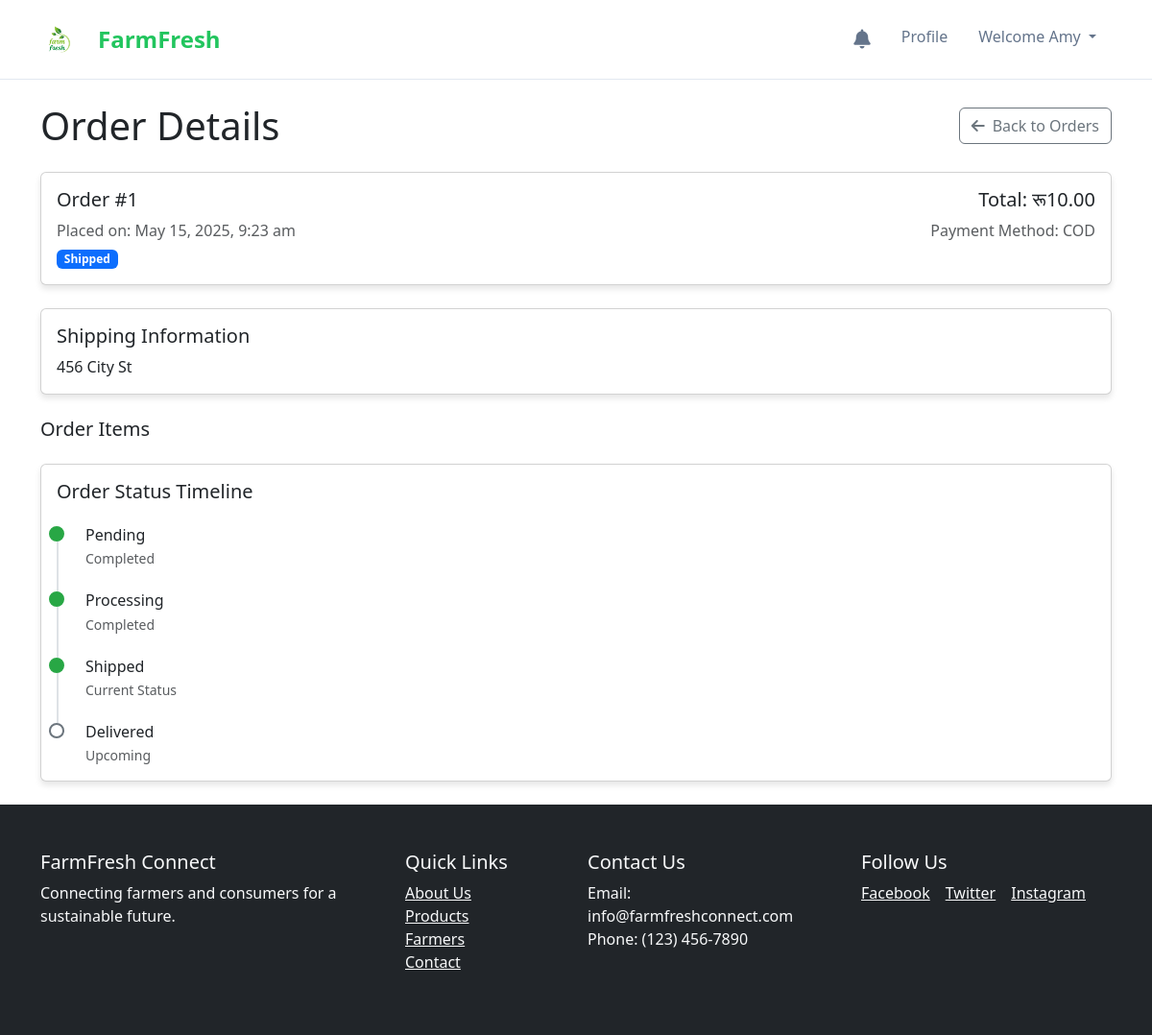
The page /consumer/order_details.php?id=1 (signed in) on the database its author committed.
### tables this page shows
CREATE TABLE `orders` (
  `order_id` int(11) NOT NULL,
  `consumer_id` int(11) DEFAULT NULL,
  `total_amount` decimal(10,2) DEFAULT NULL,
  `status` enum('pending','processing','shipped','delivered','canceled') DEFAULT 'pending',
  `order_date` datetime DEFAULT current_timestamp(),
  `shipping_address` varchar(255) DEFAULT NULL,
  `shipping_city` varchar(100) DEFAULT NULL,
  `shipping_state` varchar(100) DEFAULT NULL,
  `shipping_zipcode` varchar(20) DEFAULT NULL,
  `payment_method` varchar(50) DEFAULT NULL,
  `transaction_id` varchar(100) DEFAULT NULL,
  `updated_at` datetime DEFAULT current_timestamp() ON UPDATE current_timestamp()
);

### consumer/order_details.php (the view, shortened to what this page needs)
<?php
include '../config/db.php';
$consumer_id = $_SESSION['user_id'];
$order_id = $_GET['id'];
$order_query = "SELECT o.* FROM orders o
               WHERE o.order_id = $order_id AND o.consumer_id = $consumer_id";
$order_result = mysqli_query($dbconn, $order_query);
$order = mysqli_fetch_assoc($order_result);
$status_query = "SELECT * FROM order_status_history
                WHERE order_id = $order_id
                ORDER BY created_at ASC";
$status_result = mysqli_query($dbconn, $status_query);
?>
<!DOCTYPE html>
<html lang="en">
<head>
    <link href="https://cdn.jsdelivr.net/npm/bootstrap@5.1.3/dist/css/bootstrap.min.css" rel="stylesheet">
    <link rel="stylesheet" href="https://cdnjs.cloudflare.com/ajax/libs/font-awesome/6.0.0/css/all.min.css">
    <link rel="stylesheet" href="../assets/css/style.css">
</head>
<body>
    <?php include '../includes/navbar.php'; ?>
    <div class="container py-4">
        <div class="d-flex justify-content-between align-items-center mb-4">
            <h1 class="mb-0">Order Details</h1>
            <a href="orders.php" class="btn btn-outline-secondary">
                <i class="fas fa-arrow-left me-2"></i>Back to Orders
            </a>
        </div>
        <div class="card order-card mb-4">
            <div class="card-body">
                <div class="row">
                    <div class="col-md-6">
                        <h5 class="card-title">Order #<?php echo $order['order_id']; ?></h5>
                        <p class="text-muted mb-1">Placed on: <?php echo date('F j, Y, g:i a', strtotime($order['order_date'])); ?></p>
                        <p class="mb-0">
                            <span class="badge bg-<?php
                                switch($order['status']) {
                                    case 'shipped': echo 'primary'; break;
                                }
                            ?> status-badge">
                                <?php echo ucfirst($order['status']); ?>
                            </span>
                        </p>
                    </div>
                    <div class="col-md-6 text-md-end">
                        <h5 class="card-title">Total: रू<?php echo number_format($order['total_amount'], 2); ?></h5>
                        <p class="text-muted mb-1">Payment Method: <?php echo ucfirst($order['payment_method']); ?></p>
                    </div>
                </div>
            </div>
        </div>
        <div class="card order-card mb-4">
            <div class="card-body">
                <h5 class="card-title">Shipping Information</h5>
                <p class="mb-0"><?php echo nl2br(htmlspecialchars($order['shipping_address'])); ?></p>
            </div>
        </div>
        <h5 class="mb-3">Order Items</h5>
        <div class="card order-card mt-4">
            <div class="card-body">
                <h5 class="card-title mb-4">Order Status Timeline</h5>
                <div class="timeline">
                    <?php
                    $statuses = ['pending', 'processing', 'shipped', 'delivered'];
                    $current_status_index = array_search($order['status'], $statuses);
                    if (mysqli_num_rows($status_result) > 0) {
                        while ($status = mysqli_fetch_assoc($status_result)) {
                            $is_active = ($status['status'] == $order['status']);
                            ?>
                            <div class="timeline-item">
                                <div class="timeline-badge <?php echo $is_active ? 'active' : ''; ?>"></div>
                                <h6 class="mb-1"><?php echo ucfirst($status['status']); ?></h6>
                                <p class="text-muted small mb-0"><?php echo date('F j, Y, g:i a', strtotime($status['created_at'])); ?></p>
                                <?php if (!empty($status['notes'])): ?>
                                    <p class="mb-0 mt-2"><?php echo htmlspecialchars($status['notes']); ?></p>
                                <?php endif; ?>
                            </div>
                            <?php
                        }
                    } else {
                        foreach ($statuses as $index => $status) {
                            $is_active = ($index <= $current_status_index);
                            $is_current = ($status == $order['status']);
                            if ($is_active || $index <= $current_status_index + 1) {
                                ?>
                                <div class="timeline-item">
                                    <div class="timeline-badge <?php echo $is_active ? 'active' : ''; ?>"></div>
                                    <h6 class="mb-1"><?php echo ucfirst($status); ?></h6>
                                    <?php if ($is_current): ?>
                                        <p class="text-muted small mb-0">Current Status</p>
                                    <?php elseif ($is_active): ?>
                                        <p class="text-muted small mb-0">Completed</p>
                                    <?php else: ?>
                                        <p class="text-muted small mb-0">Upcoming</p>
                                    <?php endif; ?>
                                </div>
                                <?php
                            }
                        }
                    }
                    ?>
                </div>
            </div>
        </div>
    </div>
    <?php include '../includes/footer.php'; ?>
</body>
</html>

### assets/css/style.css (style rules this page uses)
body { font-family: 'Open Sans', sans-serif; }
body { font-family: 'Segoe UI', Tahoma, Geneva, Verdana, sans-serif; padding-top: 70px; color: #333; }

### consumer/order_details.php (style rules this page uses)
body { font-family: 'Open Sans', sans-serif; background-color: #f8f9fa; }
.order-card { border-radius: 10px; box-shadow: 0 4px 6px rgba(0,0,0,0.1); }
.status-badge { font-size: 0.8rem; padding: 0.4rem 0.8rem; border-radius: 50px; }
.timeline { position: relative; padding-left: 30px; }
.timeline-item { position: relative; padding-bottom: 1.5rem; }
.timeline-item:last-child { padding-bottom: 0; }
.timeline-item::before { content: ""; position: absolute; left: -30px; top: 0; width: 2px; height: 100%; background-color: #dee2e6; }
.timeline-item:last-child::before { height: 0; }
.timeline-badge { position: absolute; left: -38px; top: 0; width: 16px; height: 16px; border-radius: 50%; background-color: #fff; border: 2px solid #6c757d; }
.timeline-badge.active { background-color: #28a745; border-color: #28a745; }

### includes/navbar.php (style rules this page uses)
body, html { margin: 0; padding: 0; overflow-x: hidden; }

### rows shown on the page
orders: order_id "1", order_date "May 15, 2025, 9:23 am", status "Shipped", total_amount "10.00", payment_method "COD", shipping_address "456 City St"

### other values the page prints
$_SESSION['first_name'] "Amy"
$status "Pending"
$status "Processing"
$status "Shipped"
$status "Delivered"
